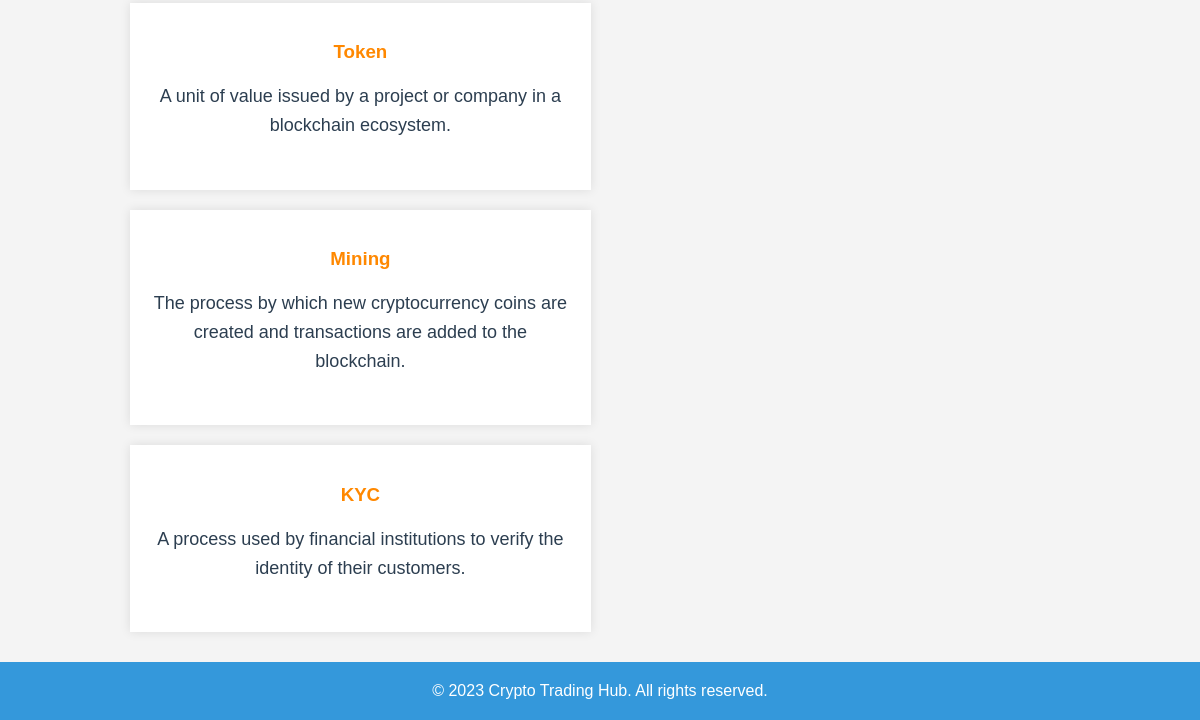
The app's page /glossary/ (lower part), older data.
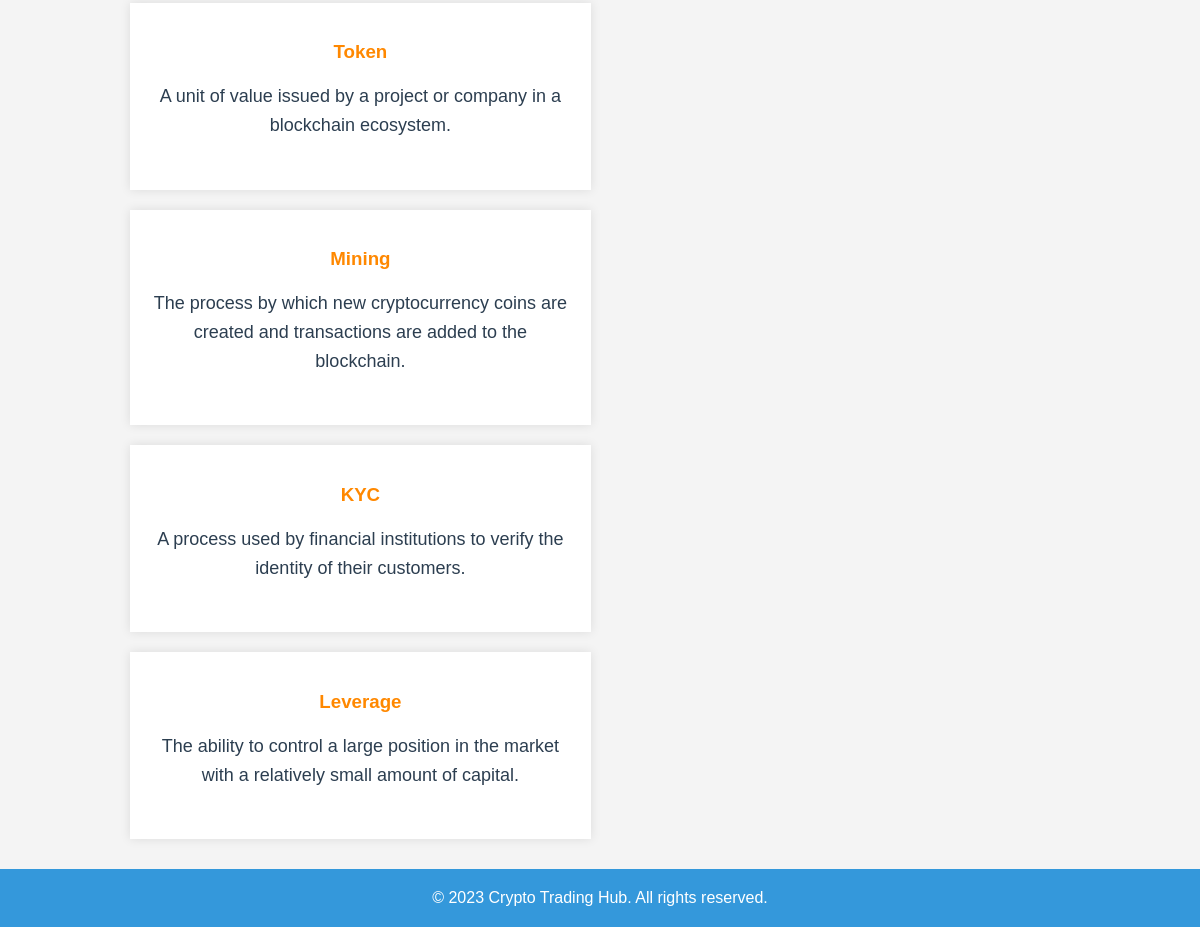
The same page, newer data.
### myapp/models.py (models this page shows, shortened)
class GlossaryTerm(models.Model):
    term = models.CharField(max_length=255, unique=True)
    definition = models.TextField()

### myapp/views.py (the view)
# urls.py: path('glossary/', glossary_view, name='glossary'),
def glossary_view(request):
    glossary_terms = GlossaryTerm.objects.all()
    context = {'glossary_terms': glossary_terms}
    return render(request, 'myapp/glossary.html', context)

### myapp/templates/myapp/glossary.html (shortened to what this page needs)
<!DOCTYPE html>
<html lang="en">
{% extends 'base.html' %}
    {% block content %}
<head>
</head>
<body>
    <div class="container">
        {% for term in glossary_terms %}
            <div class="card">
                <div class="card-title"><h3>{{ term.term }}</h3></div>
                <p>{{ term.definition }}</p>
            </div>
        {% endfor %}
    </div>
</body>
{% endblock %}

Row changes from the older to the newer data that the page shows:
added GlossaryTerm: term "Leverage", definition "The ability to control a large position in the market with a relatively small amount of capital."
